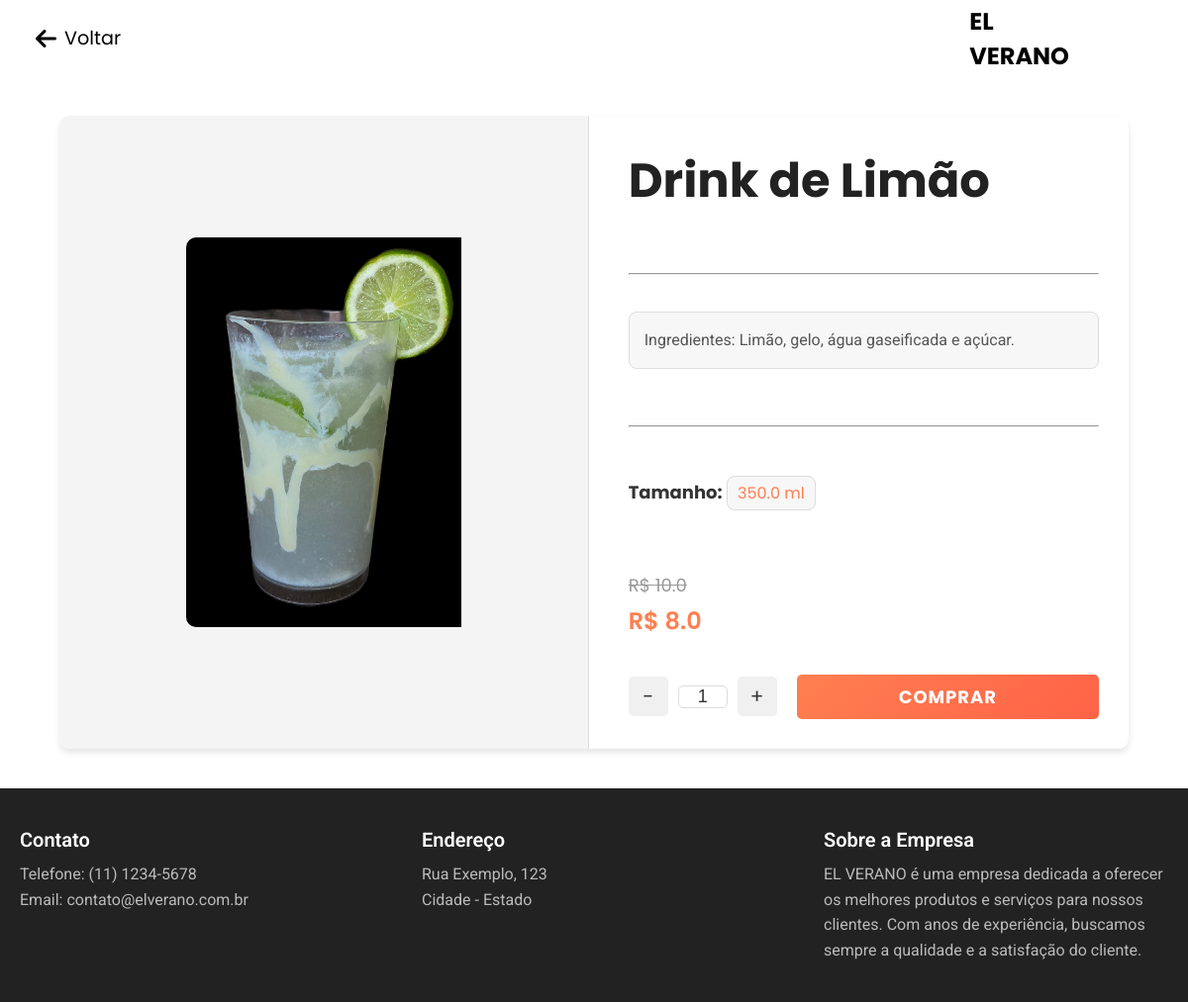
Screenshot of /item/3 with the database file from the repository.
### main.py (models this page shows)
class Produto(db.Model):
    id = db.Column(db.Integer, primary_key=True)
    nome = db.Column(db.String(100), nullable=False)
    descricao = db.Column(db.String(200), nullable=False)
    tamanho = db.Column(db.Float, nullable=False)
    preco = db.Column(db.Float, nullable=False)
    preco_desconto = db.Column(db.Float, nullable=True)
    image = db.Column(db.String(250), nullable=False)
    categoria = db.Column(db.String(50), nullable=False)  # Adicionando a categoria

### main.py (the view)
@app.route('/item/<int:id>')
def item(id):
    produto = Produto.query.get_or_404(id)
    return render_template('item.html', produto=produto)

### templates/item.html (shortened to what this page needs)
<!DOCTYPE html>
<html lang="en">
<head>
    <link rel="stylesheet" href="/static/header-item.css">
    <link rel="stylesheet" href="/static/main-item.css">
    <link rel="stylesheet" href="https://cdnjs.cloudflare.com/ajax/libs/font-awesome/6.7.2/css/all.min.css" />
</head>
<body>
    <header>
        <nav class="nav-bar">
            <div class="nav-left">
                <button class="back-button" onclick="window.location.href='/';">
                    <i class="fa-solid fa-arrow-left"></i> Voltar
                </button>
            </div>
            <div class="logo">
                <h1>EL <br>VERANO</h1>
            </div>
        </nav>
    </header>
    <main>
        <div class="container">
            <div class="div-img">
                <img src="/{{ produto.image }}" alt="{{ produto.nome }}">
            </div>
            <div class="div-texto">
                <div class="titulo">
                    <h1>{{ produto.nome }}</h1>
                </div>
                <hr>
                <div class="descricao">
                    <p>{{ produto.descricao }}</p>
                </div>
                <hr>
                <p class="tamanho"><strong>Tamanho:</strong> <span>{{ produto.tamanho }} ml</span></p>
                <div class="preco">
                    <span class="preco-original">R$ {{ produto.preco | round(2) }}</span>
                    <span class="preco-desconto">R$ {{ produto.preco_desconto | round(2) }}</span>
                </div>
                <div class="buttons">
                    <div class="quantidade-controls">
                        <button id="tirar" class="btn-control">-</button>
                        <input type="text" id="quantidade" value="1" readonly>
                        <button id="botar" class="btn-control">+</button>
                    </div>
                    <a href="{{ url_for('comprar', produto_id=produto.id) }}" class="btn btn-primary">Comprar</a>
                </div>
            </div>
        </div>
    </main>
    <footer>
        <div class="footer-container">
            <div class="footer-section">
                <h3>Contato</h3>
                <p>Telefone: (11) 1234-5678</p>
                <p>Email: contato@elverano.com.br</p>
            </div>
            <div class="footer-section">
                <h3>Endereço</h3>
                <p>Rua Exemplo, 123</p>
                <p>Cidade - Estado</p>
            </div>
            <div class="footer-section">
                <h3>Sobre a Empresa</h3>
                <p>EL VERANO é uma empresa dedicada a oferecer os melhores produtos e serviços para nossos clientes. Com anos de experiência, buscamos sempre a qualidade e a satisfação do cliente.</p>
            </div>
        </div>
    </footer>
</body>
</html>

### static/header-item.css (style rules this page uses)
:root { --cor-primaria: #fff; --cor-secundaria: #f9f9f9; --cor-terciaria: #000000; --cor-quartenaria: #ff7f50; --cor-buttons: linear-gradient(135deg, #ff7f50, #ff6347); --cor-buttons-houver: linear-gradient(135deg, #d2663e, #ef4629); --fonte-principal: 'Roboto', sans-serif; --fonte-secundaria: 'Poppins', sans-serif; }
* { padding: 0; margin: 0; box-sizing: border-box; }
header { position: sticky; top: 0; width: 100%; background-color: var(--cor-primaria); z-index: 3; }
.nav-bar { display: flex; justify-content: space-between; align-items: center; padding: 1.5rem 6rem; font-family: var(--fonte-secundaria); position: relative; }
.nav-left { display: flex; align-items: center; }
.back-button { font-family: var(--fonte-secundaria); background: none; border: none; font-size: 1.2rem; color: var(--cor-terciaria); cursor: pointer; display: flex; align-items: center; gap: 8px; transition: color 0.3s ease; position: relative; left: -60px; }
.back-button i { font-size: 1.5rem; }
.logo { display: flex; justify-content: flex-end; align-items: center; position: absolute; right: 10%; }
.logo h1 { color: var(--cor-terciaria); }

### static/main-item.css (style rules this page uses)
:root { --cor-primaria: #fff; --cor-secundaria: #f9f9f9; --cor-terciaria: #000000; --cor-quartenaria: #ff7f50; --cor-buttons: linear-gradient(135deg, #ff7f50, #ff6347); --cor-buttons-houver: linear-gradient(135deg, #d2663e, #ef4629); --fonte-principal: 'Roboto', sans-serif; --fonte-secundaria: 'Poppins', sans-serif; }
body { background-color: var(--cor-primaria); font-family: 'Roboto', sans-serif; margin: 0; padding: 0; color: #333; }
.container { display: flex; width: 90vw; max-width: 1200px; min-height: 80vh; border-radius: 10px; background-color: var(--cor-primaria); box-shadow: 0 4px 6px rgba(0, 0, 0, 0.1); margin: 40px auto; overflow: hidden; gap: 10px; }
.div-img { width: 50%; display: flex; align-items: center; justify-content: center; background-color: #f4f4f4; border-right: 1px solid #ddd; }
.div-img img { max-width: 100%; max-height: 100%; object-fit: cover; border-radius: 10px 0 0 10px; }
.div-texto { width: 50%; padding: 30px; display: flex; flex-direction: column; justify-content: space-between; }
.titulo { font-family: var(--fonte-secundaria); font-size: 24px; font-weight: 700; color: #222; margin-bottom: 20px; }
.descricao { font-size: 16px; line-height: 1.6; color: #555; background-color: #f7f7f7; border: 1px solid #ddd; border-radius: 8px; padding: 15px; margin-bottom: 20px; }
.tamanho { font-family: var(--fonte-secundaria); font-size: 18px; font-weight: 600; color: #333; padding: 10px 0px; margin-top: 5px; }
.tamanho span { font-size: 16px; color: #ff7f50; font-weight: normal; background-color: #f0f0f0; background-color: #f7f7f7; border: 1px solid #ddd; border-radius: 8px; padding: 5px 10px; }
.preco { font-family: var(--fonte-secundaria); display: flex; flex-direction: column; gap: 5px; margin-top: 20px; }
.preco-original { font-size: 18px; color: #999; text-decoration: line-through; }
.preco-desconto { font-size: 24px; font-weight: 600; color: var(--cor-quartenaria); }
.buttons { display: flex; gap: 20px; }
.quantidade-controls { display: flex; align-items: center; gap: 10px; }
.quantidade-controls .btn-control { font-family: var(--fonte-secundaria); background-color: #f0f0f0; color: #333; border: none; border-radius: 5px; font-size: 20px; width: 40px; height: 40px; cursor: pointer; text-align: center; line-height: 40px; transition: background-color 0.3s ease; }
.quantidade-controls #quantidade { width: 50px; text-align: center; font-size: 18px; border: 1px solid #ddd; border-radius: 5px; background-color: var(--cor-primaria); color: #333; }
.buttons .btn { font-family: var(--fonte-secundaria); background: var(--cor-buttons); flex: 1; height: 45px; border: none; border-radius: 5px; font-size: 18px; font-weight: 700; cursor: pointer; transition: all 0.3s ease; display: flex; justify-content: center; align-items: center; text-transform: uppercase; letter-spacing: 1px; }
a { text-decoration: none; color: var(--cor-primaria); }
footer { background-color: #222; color: var(--cor-primaria); padding: 40px 20px; text-align: left; }
.footer-container { display: flex; justify-content: space-between; max-width: 1200px; margin: 0 auto; gap: 40px; }
.footer-section { width: 30%; }
.footer-section h3 { font-size: 20px; margin-bottom: 10px; font-weight: 600; }
.footer-section p { font-size: 16px; line-height: 1.6; color: #bbb; }

### rows the page displays
Produto: image (picture), nome "Drink de Limão", descricao "Ingredientes: Limão, gelo, água gaseificada e açúcar.", tamanho "350.0", preco "10.0", preco_desconto "8.0"
